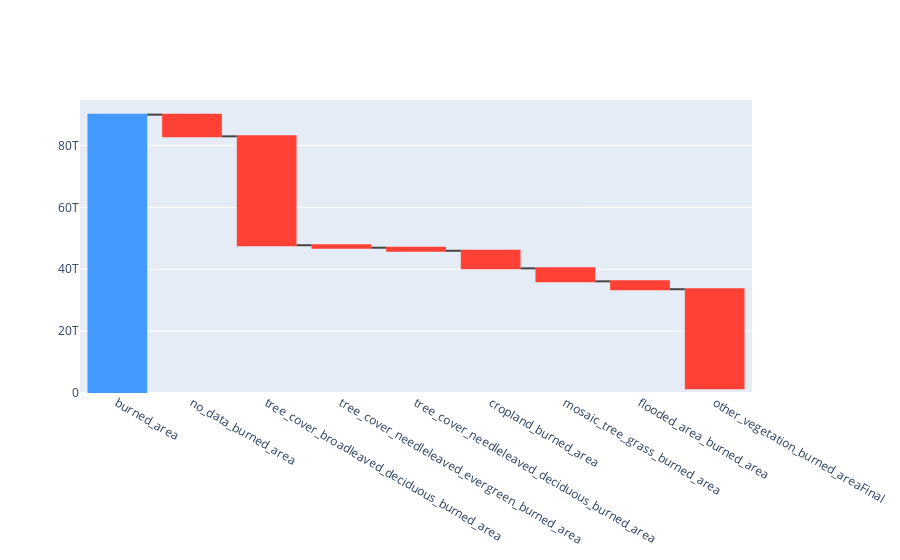

Notebook source saved alongside this figure:
### Code cell
import plotly.graph_objects as go

fig1  = go.Figure()
hrz = ["burned_area", "no_data_burned_area","tree_cover_broadleaved_deciduous_burned_area",
       "tree_cover_needleleaved_evergreen_burned_area","tree_cover_needleleaved_deciduous_burned_area", "cropland_burned_area", "mosaic_tree_grass_burned_area", "flooded_area_burned_area", "other_vegetation_burned_area"
       "Final"]
vrt = [ df_veg["burned_area"][0], 
       -df_veg["no_data_burned_area"][0],
       -df_veg["tree_cover_broadleaved_deciduous_burned_area"][0],
       -df_veg["tree_cover_needleleaved_evergreen_burned_area"][0],
       -df_veg["tree_cover_needleleaved_deciduous_burned_area"][0],
       -df_veg["cropland_burned_area"][0],
       -df_veg["mosaic_tree_grass_burned_area"][0],
       -df_veg["flooded_area_burned_area"][0],
       -df_veg["other_vegetation_burned_area"][0],
       None]
fig1.add_trace(go.Waterfall(                 
                  x = hrz, y = vrt,
                  base = 0,
                  measure = [ "absolute","relative",    
                              "relative","relative",
                              "relative","relative" ]                        
                ))                                 
fig1.show()

### Figure 1 — Plotly figure (JSON) as saved in the notebook; plotly's stock layout.template omitted (floating-point values rounded to 4 significant figures)
{"data": [{"base": 0, "measure": ["absolute", "relative", "relative", "relative", "relative", "relative"], "type": "waterfall", "x": ["burned_area", "no_data_burned_area", "tree_cover_broadleaved_deciduous_burned_area", "tree_cover_needleleaved_evergreen_burned_area", "tree_cover_needleleaved_deciduous_burned_area", "cropland_burned_area", "mosaic_tree_grass_burned_area", "flooded_area_burned_area", "other_vegetation_burned_areaFinal"], "y": [89940704892432, -7004942864842, -35183926581228, -807798707721, -988045537799, -5687008018231, -4188674581006, -2544568553482, -31979288438507, null]}], "layout": {}}
